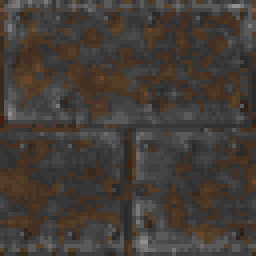
#> input picture code/win32/clear.bmp, 64 x 64 px (shown 4 times larger)
$ python xenjk_icon.py --from ../code/win32/clear.bmp
#> lines starting #> are read from the running program, lines starting #| are printed output that depends on the picture
"""Placeholder xenjk client icon: a bold "XJ" monogram drawn from plain shapes (no font files), so it is ours to ship.

    python tools/xenjk_icon.py            # writes shared/icons/xenjk.ico, shared/icons/PNG/xenjk<N>.png and the
                                          # MP window icon in shared/sdl/sdl_icon.h (32x32, between its markers)
    python tools/xenjk_icon.py --from art.png   # the same outputs from your own square artwork

The .ico (16, 20, 24, 32, 40, 48, 64, 128, 256) is the client exe's icon (codemp/win32/openjk.rc). Needs Pillow.
"""
import argparse
from pathlib import Path

from PIL import Image, ImageDraw

ROOT = Path(__file__).resolve().parent.parent
ICO = ROOT / 'shared' / 'icons' / 'xenjk.ico'
PNG_DIR = ROOT / 'shared' / 'icons' / 'PNG'
SDL_ICON = ROOT / 'shared' / 'sdl' / 'sdl_icon.h'
ICO_SIZES = [16, 20, 24, 32, 40, 48, 64, 128, 256]
PNG_SIZES = [16, 32, 48, 64, 128, 256, 512]
BEGIN, END = '#else // OpenJK Icon', '#endif'

BG = (14, 23, 38, 255)        # near-black navy
EDGE = (40, 64, 96, 255)
INK = (76, 201, 240, 255)     # saber blue


# [30 lines left out: function monogram, not called in this run]


def scaled(master, n):
    return master.resize((n, n), Image.LANCZOS)


# [11 lines left out: function sdl_block, not called in this run]


def write_sdl_icon(img32):
    text = SDL_ICON.read_text(encoding='utf-8')
    start = text.index(BEGIN)
    end = text.index(END, start)
    SDL_ICON.write_text(text[:start] + sdl_block(img32) + text[end:], encoding='utf-8', newline='\n')


def main():
    ap = argparse.ArgumentParser(description=__doc__, formatter_class=argparse.RawDescriptionHelpFormatter)
    ap.add_argument('--from', dest='src', help='square artwork to use instead of the generated monogram')
    args = ap.parse_args()
    master = Image.open(args.src).convert('RGBA').resize((1024, 1024), Image.LANCZOS) if args.src else monogram()
    PNG_DIR.mkdir(parents=True, exist_ok=True)
    for n in PNG_SIZES:
        scaled(master, n).save(PNG_DIR / ('xenjk%d.png' % n))
#> this loop made 7 passes
#> pass 1, in main, `scaled(master, n).save(PNG_DIR / ('xenjk%d.png' % n))`:
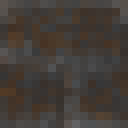
#> saved as xenjk16.png: PIL image 16x16 RGBA (shown 8 times larger); mean R, G, B, A 68, 61.2, 55.8, 255
#> pass 2, in main, `scaled(master, n).save(PNG_DIR / ('xenjk%d.png' % n))`:
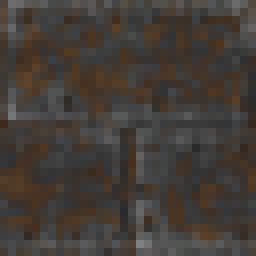
#> saved as xenjk32.png: PIL image 32x32 RGBA (shown 8 times larger); mean R, G, B, A 68, 61.2, 55.8, 255
    scaled(master, 256).save(ICO, sizes=[(n, n) for n in ICO_SIZES])
    write_sdl_icon(scaled(master, 32))
    print('wrote %s, %s/xenjk*.png, %s' % (ICO, PNG_DIR, SDL_ICON))


if __name__ == '__main__':
#> (the run stopped early here; a loop or call above may not have finished)
